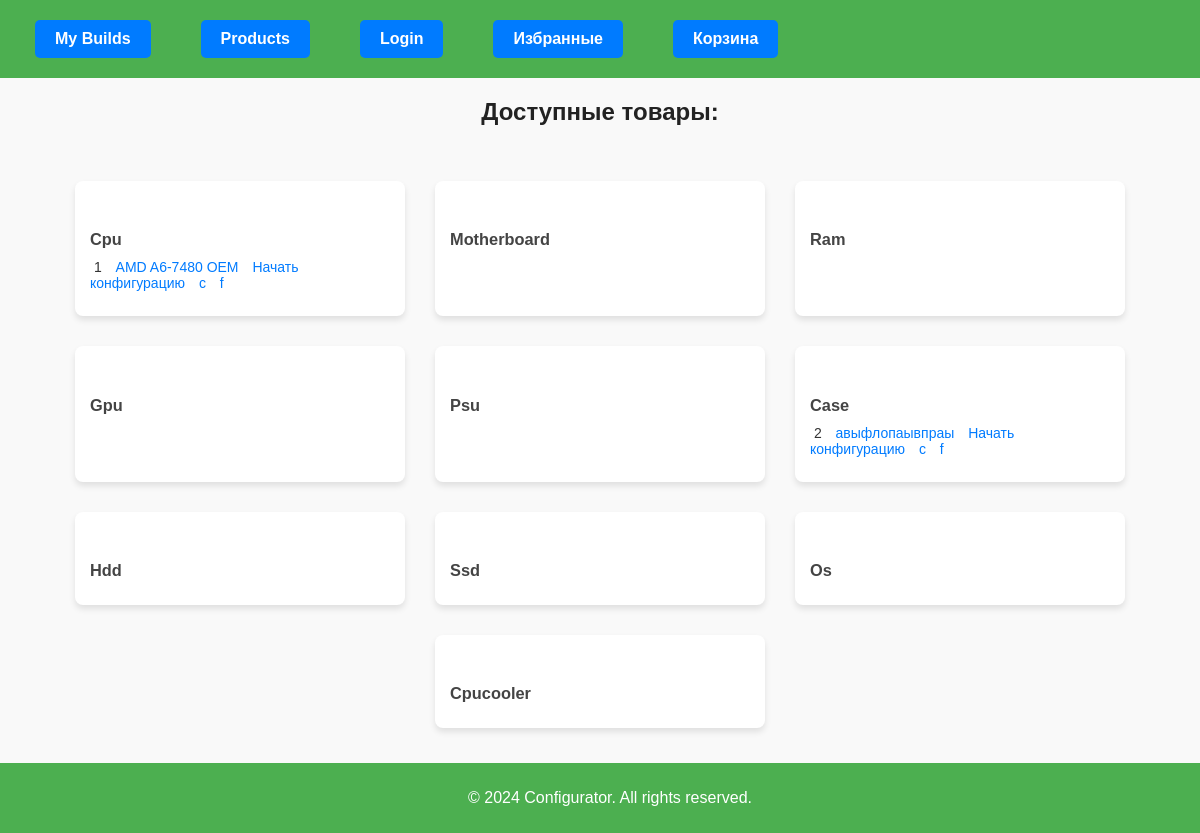
Before: / with the older database file.
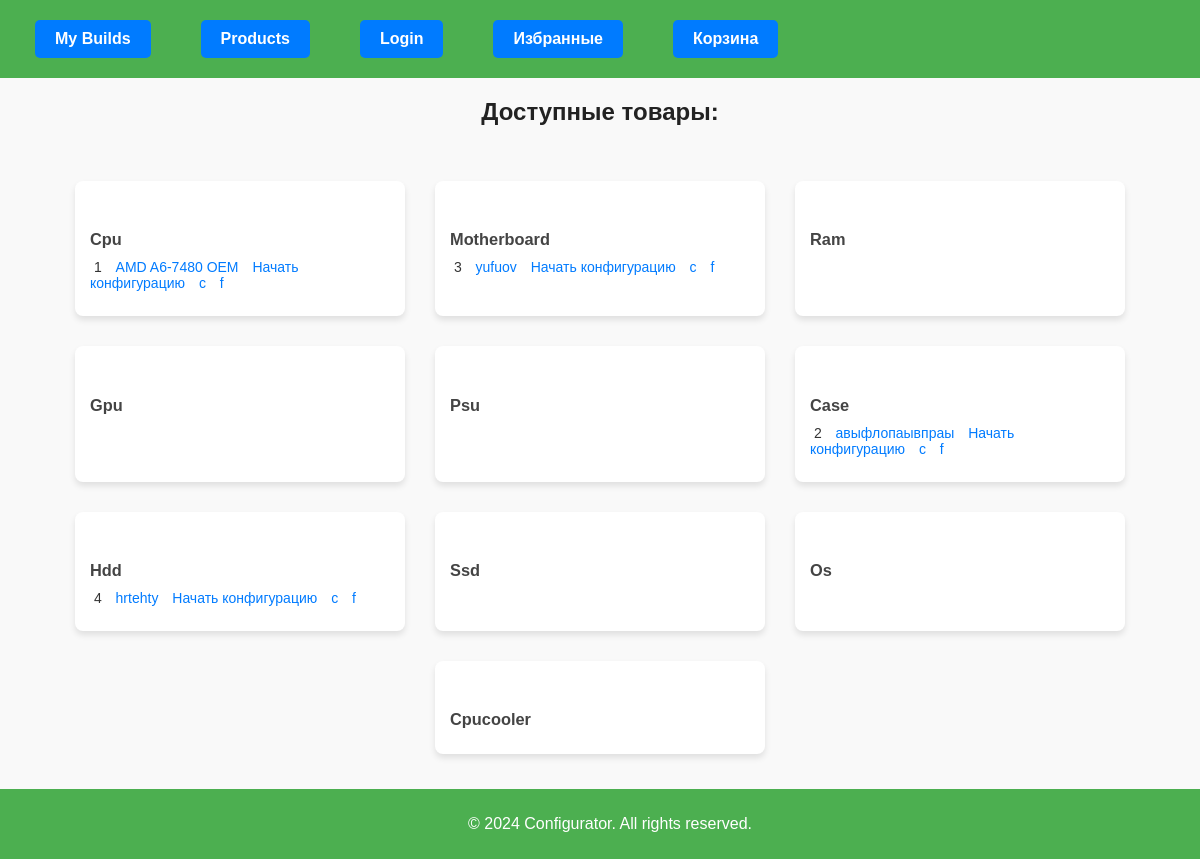
After: the same page with the newer database file.
### configurator/models.py (models this page shows, shortened)
class AutoCreateProductMixin:
    PRODUCT_TYPE = None  # Переопределяй в дочерних классах

class CPU(AutoCreateProductMixin, models.Model):
    name = models.CharField(max_length=100, verbose_name="Название процессора")
    image = models.ImageField(upload_to='images/CPU/', null=True, blank=True, verbose_name="Фото CPU")
    manufacturer = models.CharField(max_length=100, verbose_name="Производитель", default="Intel")
    socket = models.CharField(max_length=50, verbose_name="Socket", default="LGA 1700")
    architecture = models.CharField(max_length=50, verbose_name="Архитектура", null=True, blank=True)
    cores = models.IntegerField(verbose_name="Количество ядер", default=4)
    threads = models.IntegerField(verbose_name="Количество потоков", null=True, blank=True)
    base_clock = models.FloatField(verbose_name="Тактовая частота", null=True, blank=True)
    turbo_clock = models.FloatField(verbose_name="Частота процессора в режиме Turbo", null=True, blank=True)
    tdp = models.IntegerField(verbose_name="Типичное тепловыделение", null=True, blank=True)
    release_date = models.CharField(max_length=50, verbose_name="Дата релиза", null=True, blank=True)
    product = models.OneToOneField(Product, on_delete=models.CASCADE, related_name="cpu")
    PRODUCT_TYPE = 'cpu'

class Product(models.Model):
    type = models.CharField(
        max_length=40,
        choices=[
            ('cpu', 'CPU'),
            ('motherboard', 'Motherboard'),
            ('ram', 'RAM'),
            ('gpu', 'GPU'),
            ('psu', 'PSU'),
            ('case', 'Case'),
            ('storage', 'Storage'),
            ('os', 'OS'),
            ('сpucooler', 'CPUCooler')
        ]
    )
    price = models.DecimalField(max_digits=10, decimal_places=2, null=True, blank=True)

class Case(AutoCreateProductMixin, models.Model):
    name = models.CharField(max_length=100, verbose_name="Название корпуса")
    image = models.ImageField(upload_to='images/cases/', null=True, blank=True, verbose_name="Фото корпуса")
    max_gpu_length_mm = models.IntegerField(verbose_name="Максимальная длина видеокарты, мм", default=315)
    max_cpu_cooler_height_mm = models.IntegerField(verbose_name="Максимальная высота кулера, мм", default=163)
    form_factor_support = models.CharField(max_length=100, verbose_name="Поддерживаемые форм-факторы материнских плат", default="ATX, mATX, Mini-ITX")
    psu_type = models.CharField(max_length=50, verbose_name="Тип блока питания (например, ATX, SFX)", default="без БП")
    drive_bays = models.CharField(max_length=100, verbose_name="Отсеки для накопителей (например, 2x3.5', 2x2.5')", null=True, blank=True)
    fan_slots = models.BooleanField(verbose_name="Места для вентиляторов", default=True)
    bottom_fans = models.CharField(max_length=50, verbose_name="Вентиляторы на нижней панели", null=True, blank=True)
    top_fans = models.CharField(max_length=50, verbose_name="Вентиляторы на верхней панели", null=True, blank=True)
    rgb_lighting = models.BooleanField(verbose_name="Подсветка корпуса", default=True)
    liquid_cooling_support = models.BooleanField(verbose_name="Возможность установки СЖО", default=True)
    dimensions = models.CharField(max_length=50, verbose_name="Размеры (ШхВхГ)", default="204 x 446 x 396 мм")
    weight_kg = models.FloatField(verbose_name="Вес", null=True, blank=True)
    warranty = models.IntegerField(verbose_name="Гарантия (мес.)", null=True, blank=True)
    product = models.OneToOneField(Product, on_delete=models.CASCADE, related_name="case")
    PRODUCT_TYPE = 'case'

class Motherboard(AutoCreateProductMixin, models.Model):
    name = models.CharField(max_length=100, verbose_name="Название материнской платы")
    socket = models.CharField(max_length=50, verbose_name="Сокет", default="LGA 1700")
    chipset = models.CharField(max_length=50, verbose_name="Чипсет", default="Intel B760")
    ram_type = models.CharField(max_length=50, verbose_name="Тип ОЗУ", default="DDR4")
    max_ram = models.IntegerField(verbose_name="Максимальный объем ОЗУ, ГБ", default=128)
    ram_slots = models.IntegerField(verbose_name="Количество слотов ОЗУ", default=4)
    form_factor = models.CharField(max_length=50, verbose_name="Форм-фактор", default="ATX")
    m2_slots = models.IntegerField(verbose_name="Количество слотов M.2", null=True, blank=True)
    sata_ports = models.IntegerField(verbose_name="Количество SATA портов", null=True, blank=True)
    pcie_version = models.CharField(max_length=50, verbose_name="Версия PCIe", default="PCI Express 4.0")
    image = models.ImageField(upload_to='images/motherboards/', null=True, blank=True, verbose_name="Фото материнской платы")
    product = models.OneToOneField(Product, on_delete=models.CASCADE, related_name="motherboard")
    PRODUCT_TYPE = 'motherboard'

class HDD(AutoCreateProductMixin, models.Model):
    name = models.CharField(max_length=100, verbose_name="Название hdd")
    image = models.ImageField(upload_to='images/HDD/', null=True, blank=True, verbose_name="Фото hdd")
    product = models.OneToOneField(Product, on_delete=models.CASCADE, related_name="hdd")
    PRODUCT_TYPE = 'hdd'
    capacity_gb = models.IntegerField(verbose_name="Емкость, ГБ", default=8000)
    rpm = models.IntegerField(verbose_name="Скорость вращения шпинделя, об/мин", null=True, blank=True)
    form_factor = models.CharField(max_length=50, verbose_name="Форм-фактор", default="3.5\"")
    interface = models.CharField(max_length=50, verbose_name="Интерфейс подключения", default="SATA-III")
    warranty = models.IntegerField(verbose_name="Гарантия (мес.)", default=12)

### core/views.py (the view)
# urls.py: path('', ProductView.as_view(), name='products'),
class ProductView(View):
    def get(self, request):
        categories = {
            "cpu": CPU.objects.all(),
            "motherboard": Motherboard.objects.all(),
            "ram": RAM.objects.all(),
            "gpu": GPU.objects.all(),
            "psu": PSU.objects.all(),
            "case": Case.objects.all(),
            "hdd": HDD.objects.all(),
            "ssd": SSD.objects.all(),
            "os": OS.objects.all(),
            "cpucooler": CPUCooler.objects.all(),
        }
        return render(request, 'core/products.html', {'items': categories})

### core/templates/core/products.html (shortened to what this page needs)
{% extends 'core/base.html' %}
{% load static %}
{% block css %}<link rel="stylesheet" href="{% static 'core/css/products.css' %}"> {% endblock %}
{% block content %}
    <h2>Доступные товары:</h2>
    <div class="categories">
        {% for category, items in items.items %}
            <div class="category">
                <a href="{% url 'product_type' category %}"><h3>{{ category|title }}</h3></a>
                <ul>
                    {% for item in items %}
                        <li>
                            {{ item.product.id }}
                            <a href="{% url 'product_features' item.product.type item.id %}">{{ item.name }}</a>
                            <a href="{% url 'configurator' category item.id %}?clear=True">Начать конфигурацию</a>
                            <a href="{% url 'add_to_cart' item.product.id %}">c</a>
                            <a href="{% url 'add_to_favorites' item.product.id %}">f</a>
                        </li>
                    {% endfor %}
                </ul>
            </div>
        {% endfor %}
    </div>
</body>
</html>
{% endblock %}

Changed rows visible on the page:
added Motherboard: product.id "3", name "yufuov"
added HDD: product.id "4", name "hrtehty"
